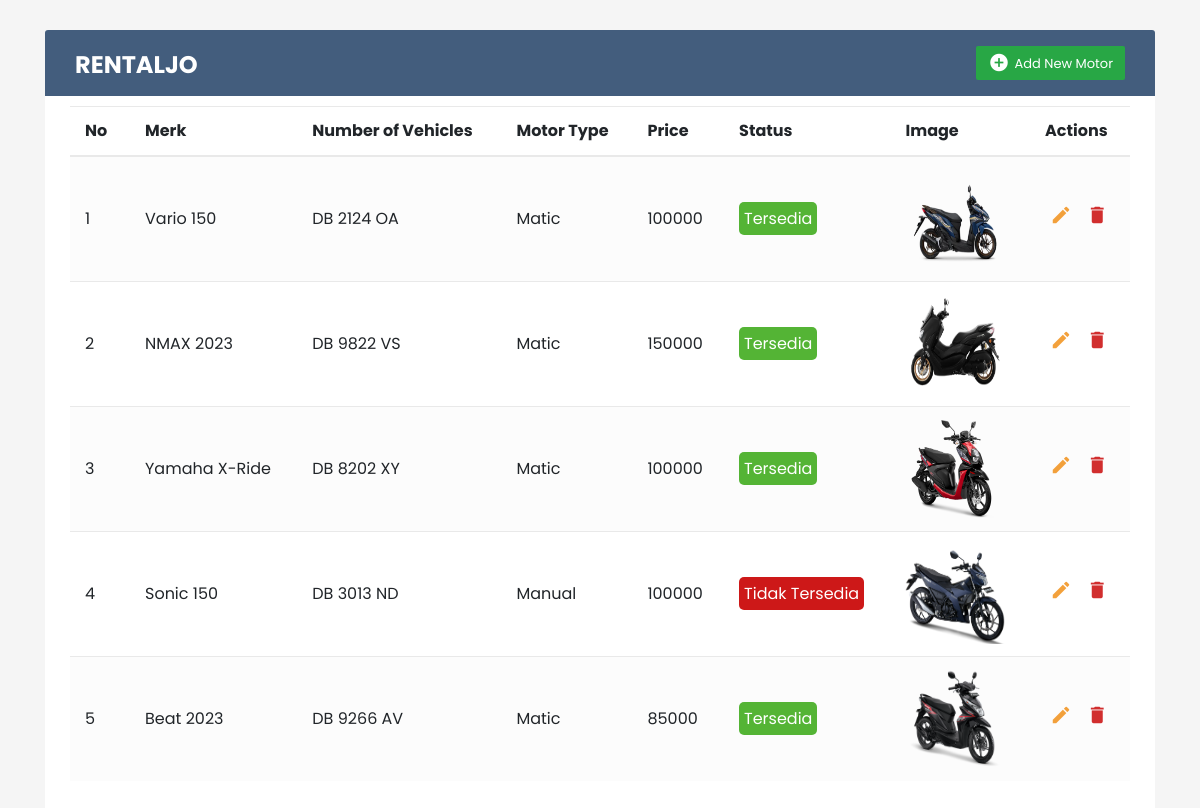
Before: /Admin/motor.php with the older database file.
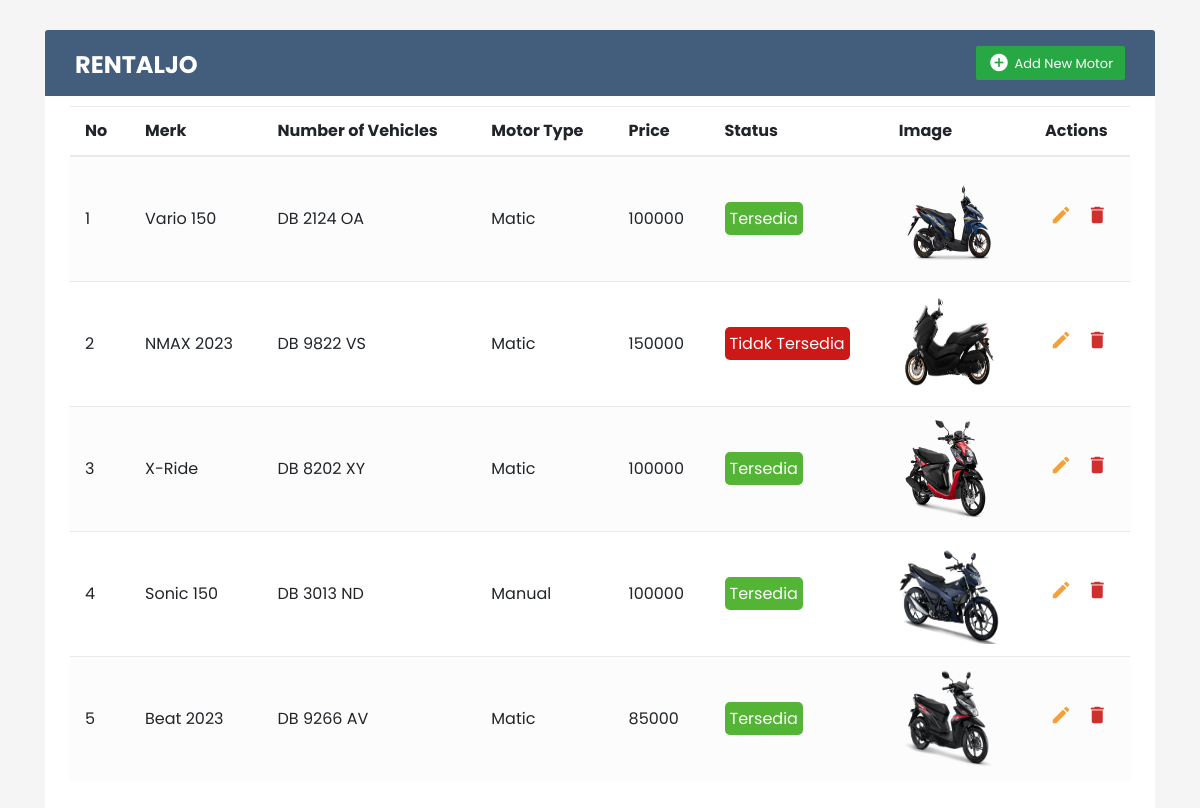
After: the same page with the newer database file.
### tables this page shows
CREATE TABLE `tb_motor` (
  `id_motor` int(10) NOT NULL,
  `no_plat` varchar(15) NOT NULL,
  `jenis_motor` varchar(20) NOT NULL,
  `merk` varchar(20) NOT NULL,
  `gambar` text NOT NULL,
  `harga` varchar(25) NOT NULL,
  `status` enum('0','1') NOT NULL
);

### Admin/motor.php (the view, shortened to what this page needs)
<!DOCTYPE html>
<html lang="en">
<head>
	<link rel="stylesheet" href="https://stackpath.bootstrapcdn.com/bootstrap/4.5.0/css/bootstrap.min.css">
	<link rel="stylesheet" href="https://maxcdn.bootstrapcdn.com/font-awesome/4.7.0/css/font-awesome.min.css">
	<link rel="stylesheet" href="css/style.css">
</head>
<body>
	<div class="content-wrapper">
		<div class="container-xl">
			<div class="table-responsive">
				<div class="table-wrapper">
					<div class="table-title">
						<div class="row">
							<div class="col-sm-6">
								<h2><b>RENTALJO</b></h2>
							</div>
							<div class="col-sm-6">
								<a href="admin.php?p=addmotor" class="btn btn-success"><i
										class="material-icons">&#xE147;</i>
									<span>Add New Motor</span></a>
							</div>
						</div>
					</div>
				<?php
				$servername = "localhost";
				$username = "root";
				$password = "";
				$dbname = "db_rental_motor";
				$conn = new mysqli($servername, $username, $password, $dbname);
				$no = 0;
				$query = "SELECT * FROM tb_motor";
				$result = mysqli_query($conn, $query);
				if (mysqli_num_rows($result) > 0) {
					echo '<table class="table table-striped table-hover">
					<thead>
					<tr>
						<th>No</th>
						<th>Merk</th>
						<th>Number of Vehicles</th>
						<th>Motor Type</th>
						<th>Price</th>
						<th>Status</th>
						<th>Image</th>
						<th>Actions</th>
					</tr>
				</thead>';
        while ($row = mysqli_fetch_assoc($result)) {
			$no++;
            echo '<tr>
                    <td>' . $no . '</td>
                    <td>' . $row['merk'] . '</td>
                    <td>' . $row['no_plat'] . '</td>
                    <td>' . $row['jenis_motor'] . '</td>
                    <td>' . $row['harga'] . '</td>
					<td><span class="label label-' . ($row['status'] ? "success" : "danger") . '" style="background-color: ' . ($row['status'] ? "#54B435" : "#CD1818") . '; color: ' . ($row['status'] ? "#FFF" : "#FFF") . '; border-radius: ' . ($r['status'] ? "5px" : "5px") . '; padding: ' . ($row['status'] ? "5px" : "5px") . ';">' . ($row['status'] ? "Tersedia" : "Tidak Tersedia") . '</span></td>
					<td><img src="uploads/' . $row['gambar'] . '" width="100" height="100" alt="Motor Image"></td>
					<td>
									<a href="admin.php?p=updatemotor&menu_upd='.$row['id_motor'].'"" class="edit"><i class="material-icons" data-toggle="tooltip"
											title="Edit">&#xE254;</i></a>
									<a href="deleteMotor.php?menu_del='.$row['id_motor'].'" class="delete"><i class="material-icons"
											data-toggle="tooltip" title="Delete">&#xE872;</i></a>
								</td>
                </tr>';
        }
        echo '</table>';
    } else {
        echo 'Tidak ada data motor.';
    }
	?>
				</div>
			</div>
		</div>
	</div>
</body>
</html>

Changed rows visible on the page:
changed tb_motor "Vario 150": gambar: a different picture
changed tb_motor "NMAX 2023": status "Tersedia" → "Tidak Tersedia"
changed tb_motor "DB 8202 XY": merk "Yamaha X-Ride" → "X-Ride"
changed tb_motor "Sonic 150": status "Tidak Tersedia" → "Tersedia"
